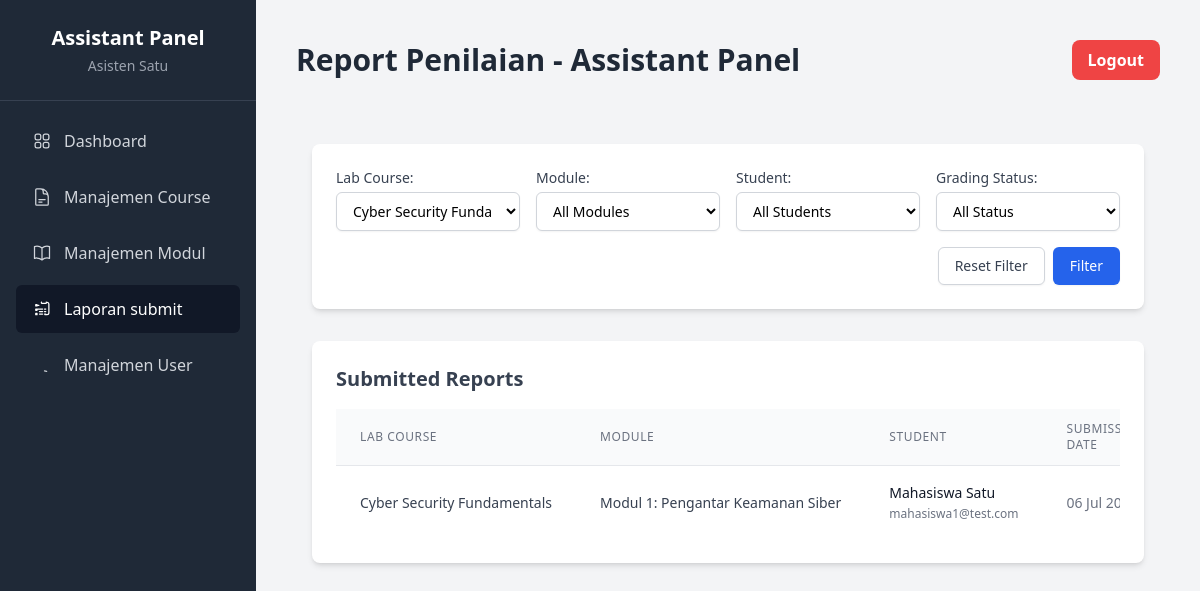
Page /asisten/submitted_reports.php?filter_praktikum=1 (signed in) on the committed database.
### tables this page shows
CREATE TABLE `laporan_praktikum` (
  `id` int(11) NOT NULL AUTO_INCREMENT,
  `id_modul` int(11) NOT NULL,
  `id_mahasiswa` int(11) NOT NULL,
  `nama_file_laporan` varchar(255) DEFAULT NULL,
  `path_file_laporan` varchar(255) DEFAULT NULL,
  `nilai` int(3) DEFAULT NULL,
  `feedback` text DEFAULT NULL,
  `tanggal_kumpul` timestamp NOT NULL DEFAULT current_timestamp(),
  `tanggal_dinilai` timestamp NULL DEFAULT NULL,
  PRIMARY KEY (`id`),
  FOREIGN KEY (`id_modul`) REFERENCES `modul`(`id`) ON DELETE CASCADE,
  FOREIGN KEY (`id_mahasiswa`) REFERENCES `users`(`id`) ON DELETE CASCADE
);

CREATE TABLE `mata_praktikum` (
  `id` int(11) NOT NULL AUTO_INCREMENT,
  `nama_praktikum` varchar(255) NOT NULL,
  `deskripsi` text DEFAULT NULL,
  PRIMARY KEY (`id`)
);

CREATE TABLE `modul` (
  `id` int(11) NOT NULL AUTO_INCREMENT,
  `id_praktikum` int(11) NOT NULL,
  `nama_modul` varchar(255) NOT NULL,
  `nama_file_materi` varchar(255) DEFAULT NULL,
  `path_file_materi` varchar(255) DEFAULT NULL,
  PRIMARY KEY (`id`),
  FOREIGN KEY (`id_praktikum`) REFERENCES `mata_praktikum`(`id`) ON DELETE CASCADE
);

CREATE TABLE `users` (
  `id` int(11) NOT NULL AUTO_INCREMENT,
  `nama` varchar(100) NOT NULL,
  `email` varchar(100) NOT NULL,
  `password` varchar(255) NOT NULL,
  `role` enum('mahasiswa','asisten') NOT NULL,
  `created_at` timestamp NOT NULL DEFAULT current_timestamp(),
  PRIMARY KEY (`id`),
  UNIQUE KEY `email` (`email`)
);

### asisten/submitted_reports.php (the view, shortened to what this page needs)
<?php
require_once '../config.php';
require_once 'templates/header.php';
$filter_praktikum_id = isset($_GET['filter_praktikum']) ? (int)$_GET['filter_praktikum'] : null;
$praktikum_list_filter = [];
$result_praktikum_filter = $conn->query("SELECT id, nama_praktikum FROM mata_praktikum ORDER BY nama_praktikum ASC");
if ($result_praktikum_filter) {
    while ($row = $result_praktikum_filter->fetch_assoc()) {
        $praktikum_list_filter[] = $row;
    }
}
$modul_list_filter = [];
if ($filter_praktikum_id) {
    $stmt_modul_filter = $conn->prepare("SELECT id, nama_modul FROM modul WHERE id_praktikum = ? ORDER BY nama_modul ASC");
    $stmt_modul_filter->bind_param("i", $filter_praktikum_id);
    $stmt_modul_filter->execute();
    $result_modul_filter = $stmt_modul_filter->get_result();
    if ($result_modul_filter) {
        while ($row = $result_modul_filter->fetch_assoc()) {
            $modul_list_filter[] = $row;
        }
    }
}
$sql = "SELECT lp.id, lp.tanggal_kumpul, lp.nilai, lp.tanggal_dinilai,
               u.nama AS nama_mahasiswa, u.email AS email_mahasiswa,
               m.nama_modul,
               mp.nama_praktikum
        FROM laporan_praktikum lp
        JOIN users u ON lp.id_mahasiswa = u.id
        JOIN modul m ON lp.id_modul = m.id
        JOIN mata_praktikum mp ON m.id_praktikum = mp.id
        WHERE 1=1";
$params = [];
$types = "";
if ($filter_praktikum_id) {
    $sql .= " AND mp.id = ?";
    $params[] = $filter_praktikum_id;
    $types .= "i";
}
$sql .= " ORDER BY lp.tanggal_kumpul DESC";
$stmt_laporan = $conn->prepare($sql);
if (!empty($params)) {
    $stmt_laporan->bind_param($types, ...$params);
}
$stmt_laporan->execute();
$result_laporan = $stmt_laporan->get_result();
$laporan_list = [];
if ($result_laporan && $result_laporan->num_rows > 0) {
    while ($row = $result_laporan->fetch_assoc()) {
        $laporan_list[] = $row;
    }
}
?>
<div class="container mx-auto px-4 py-8">
    <form action="submitted_reports.php" method="get" class="bg-white shadow-md rounded-lg p-6 mb-8">
        <div class="grid grid-cols-1 md:grid-cols-2 lg:grid-cols-4 gap-4">
            <div>
                <label for="filter_praktikum" class="block text-sm font-medium text-gray-700">Lab Course:</label>
                <select name="filter_praktikum" id="filter_praktikum" class="mt-1 block w-full py-2 px-3 border border-gray-300 bg-white rounded-md shadow-sm focus:outline-none focus:ring-indigo-500 focus:border-indigo-500 sm:text-sm" onchange="this.form.submit()">
                    <?php foreach ($praktikum_list_filter as $p): ?>
                        <option value="<?php echo $p['id']; ?>" <?php echo ($filter_praktikum_id == $p['id']) ? 'selected' : ''; ?>>
                            <?php echo htmlspecialchars($p['nama_praktikum']); ?>
                        </option>
                    <?php endforeach; ?>
                </select>
            </div>
            <div>
                <label for="filter_modul" class="block text-sm font-medium text-gray-700">Module:</label>
                <select name="filter_modul" id="filter_modul" class="mt-1 block w-full py-2 px-3 border border-gray-300 bg-white rounded-md shadow-sm focus:outline-none focus:ring-indigo-500 focus:border-indigo-500 sm:text-sm" <?php if (!$filter_praktikum_id && empty($modul_list_filter)) echo 'disabled'; ?>>
                    <option value="">All Modules</option>
                </select>
            </div>
            <div>
                <label for="filter_mahasiswa" class="block text-sm font-medium text-gray-700">Student:</label>
                <select name="filter_mahasiswa" id="filter_mahasiswa" class="mt-1 block w-full py-2 px-3 border border-gray-300 bg-white rounded-md shadow-sm focus:outline-none focus:ring-indigo-500 focus:border-indigo-500 sm:text-sm">
                    <option value="">All Students</option>
                </select>
            </div>
            <div>
                <label for="filter_status" class="block text-sm font-medium text-gray-700">Grading Status:</label>
                <select name="filter_status" id="filter_status" class="mt-1 block w-full py-2 px-3 border border-gray-300 bg-white rounded-md shadow-sm focus:outline-none focus:ring-indigo-500 focus:border-indigo-500 sm:text-sm">
                    <option value="">All Status</option>
                </select>
            </div>
        </div>
        <div class="mt-4 flex justify-end space-x-2">
            <a href="submitted_reports.php" class="px-4 py-2 border border-gray-300 rounded-md shadow-sm text-sm font-medium text-gray-700 bg-white hover:bg-gray-50">Reset Filter</a>
            <button type="submit" class="px-4 py-2 border border-transparent rounded-md shadow-sm text-sm font-medium text-white bg-blue-600 hover:bg-blue-700">Filter</button>
        </div>
    </form>
    <div class="bg-white shadow-md rounded-lg p-6">
        <h2 class="text-xl font-semibold text-gray-700 mb-4">Submitted Reports</h2>
        <?php if (!empty($laporan_list)): ?>
            <div class="overflow-x-auto">
                <table class="min-w-full divide-y divide-gray-200">
                    <thead class="bg-gray-50">
                        <tr>
                            <th scope="col" class="px-6 py-3 text-left text-xs font-medium text-gray-500 uppercase tracking-wider">Lab Course</th>
                            <th scope="col" class="px-6 py-3 text-left text-xs font-medium text-gray-500 uppercase tracking-wider">Module</th>
                            <th scope="col" class="px-6 py-3 text-left text-xs font-medium text-gray-500 uppercase tracking-wider">Student</th>
                            <th scope="col" class="px-6 py-3 text-left text-xs font-medium text-gray-500 uppercase tracking-wider">Submission Date</th>
                        </tr>
                    </thead>
                    <tbody class="bg-white divide-y divide-gray-200">
                        <?php foreach ($laporan_list as $laporan): ?>
                            <tr>
                                <td class="px-6 py-4 whitespace-nowrap text-sm text-gray-700"><?php echo htmlspecialchars($laporan['nama_praktikum']); ?></td>
                                <td class="px-6 py-4 whitespace-nowrap text-sm text-gray-700"><?php echo htmlspecialchars($laporan['nama_modul']); ?></td>
                                <td class="px-6 py-4 whitespace-nowrap text-sm text-gray-900">
                                    <?php echo htmlspecialchars($laporan['nama_mahasiswa']); ?><br>
                                    <span class="text-xs text-gray-500"><?php echo htmlspecialchars($laporan['email_mahasiswa']); ?></span>
                                </td>
                                <td class="px-6 py-4 whitespace-nowrap text-sm text-gray-500"><?php echo date('d M Y, H:i', strtotime($laporan['tanggal_kumpul'])); ?></td>
                            </tr>
                        <?php endforeach; ?>
                    </tbody>
                </table>
            </div>
        <?php else: ?>
            <p class="text-gray-500">No reports match the current filter, or no reports have been submitted yet.</p>
        <?php endif; ?>
    </div>
</div>
<?php
require_once 'templates/footer.php';
?>

### rows in the picture
laporan_praktikum: mata_praktikum.nama_praktikum "Cyber Security Fundamentals", id_modul.nama_modul "Modul 1: Pengantar Keamanan Siber", id_mahasiswa.nama "Mahasiswa Satu", id_mahasiswa.email "mahasiswa1@test.com", tanggal_kumpul "06 Jul…"

### other values in the picture
$_SESSION['nama'] "Asisten Satu"
$pageTitle "Report Penilaian - Assistant Panel"
form field filter_praktikum "Cyber Security Fundamentals"
